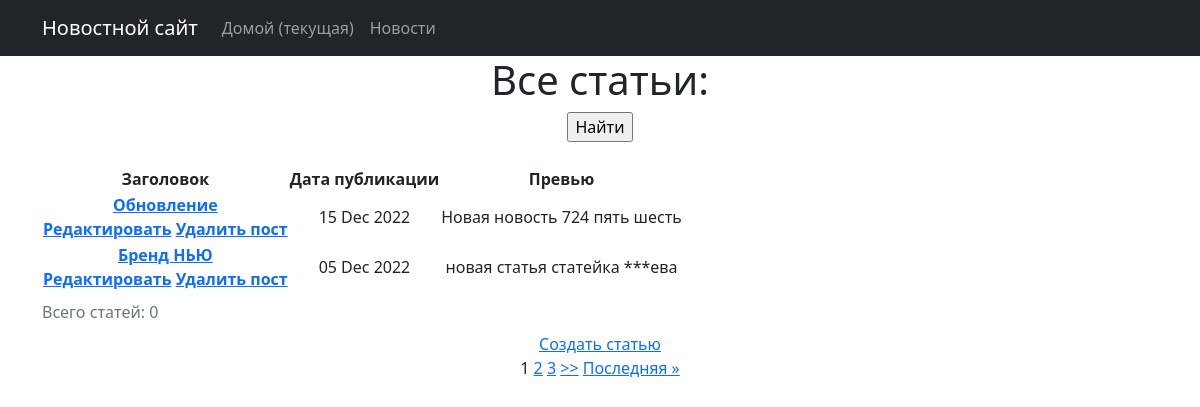
The app's page / (signed in) with its own data.
### news/models.py (models this page shows, shortened)
class Post(models.Model):
    author = models.ForeignKey(Author, on_delete=models.CASCADE)
    categoryType = models.CharField(max_length=7, choices=CATEGORY_CHOICES, default=ARTICLE)
    dateCreation = models.DateTimeField(auto_now_add=True, )
    postCategory = models.ManyToManyField(Category, through='PostCategory')
    title = models.CharField(max_length=128)
    text = models.TextField()
    rating = models.SmallIntegerField(default=0)
    class Meta:
        verbose_name = 'Статья'
        verbose_name_plural = 'Статьи'

### news/views.py (the view)
# urls.py: path('', Posts.as_view()),
class Posts(ListView):
    model = Post
    template_name = 'posts_search.html'
    context_object_name = 'posts'
    queryset = Post.objects.order_by('-dateCreation')
    paginate_by = 2
    def get_filter(self):
        return PostFilter(self.request.GET, queryset=super().get_queryset())
    def get_queryset(self):
        qs = self.get_filter().qs
        return qs
    def get_context_data(self, *, object_list=None, **kwargs):
        context = super().get_context_data(**kwargs)
        user = self.request.user
        limit = 3
        today = datetime.now()
        prev_day = today - timedelta(days=1)
        posts_day_count = Post.objects.filter(dateCreation__gte=prev_day, author__authorUser=user).count()
        context['posts_limit'] = limit <= posts_day_count
        return context

### news/templatetags/custom_filters.py (called while the page is built)
@register.filter(name='censor')
def censor(value):
    if not isinstance(value, str):
        raise ValueError(f'Тип данных{type(value)} нельзя проверить на цензуру')
    list_censor = [
        'хуй', 'хуи', 'хуя', 'бля', 'бляд', 'пизд', 'ебан', 'ебаны', 'сука',
    ]
    for word in list_censor:
        check = (value.lower()).find(word)
        while check != -1:
            len_ = len(word)
            value = value[:check] + '*' * len_ + value[check + len_:]
            check = (value.lower()).find(word)
    return value

@register.filter(name='is_filters_uses')
def is_filters_uses(value):
    filters_arg = value.find('&')
    if filters_arg != -1:
        is_first_list_now = value.find('?')
        if value[(is_first_list_now + 1): (is_first_list_now + 5)] == 'page':
            return value[filters_arg:]
        else:
            return ('&' + value[is_first_list_now + 1:])
    else:
        return ''

### news/templates/posts_search.html (shortened to what this page needs)
{% extends 'flatpages/default.html' %}
{% load custom_filters %}
{% load custom_tags %}
{% block content %}
    <h1>Все статьи:</h1>
    <form method="GET">
        <input type="submit" value="Найти">
    </form>
<br>
    <table>
        <caption>
            Всего статей: {{ filter.qs|length }}
        </caption>
        <thead>
        <tr>
            <th scope="col">Заголовок</th>
            <th scope="col">Дата публикации</th>
            <th scope="col">Превью</th>
        </tr>
        </thead>
        <tbody>
                {% for post in posts %}
                    <tr>
                        <th scope="row">
                            <a href="{% url 'post_detail' post.id %}">{{ post.title|censor }}</a>
                            <br>
                            <a href="{% url 'post_update' post.id %}">Редактировать</a>
                            <a href="{% url 'post_delete' post.id %}">Удалить пост</a>
                        </th>
                        <td>{{ post.dateCreation|date:"d M Y" }}</td>
                        <td>{{ post.text|truncatechars:50|censor }}</td>
                    </tr>
                {% endfor %}
        </tbody>
    </table>
<a href="{% url 'post_create' %}">Создать статью</a>
<br>
{% if is_paginated %}
        {% for num in page_obj.paginator.page_range %}
            {% if page_obj.number == num %}
                <a>{{ num }}</a>
            {% elif num > page_obj.number|add:'-3' and num < page_obj.number|add:'3' %}
                <a href="?page={{ num }}{{ request.get_full_path|is_filters_uses }}">{{ num }}</a>
            {% endif %}
        {% endfor %}
        {% if page_obj.has_next %}
            <a href="?page={{ page_obj.next_page_number }}{{ request.get_full_path|is_filters_uses }}">>></a>
            <a href="?page={{ page_obj.paginator.num_pages }}{{ request.get_full_path|is_filters_uses }}">Последняя &raquo;</a>
        {% endif %}
    {% endif %}
{% endblock content %}

### news/templates/flatpages/default.html (shortened to what this page needs)
<!DOCTYPE html>
<html lang="en">
{% load static %}
    <head>
        <link href="{% static 'css/styles.css' %}" rel="stylesheet" type='text/css'/>
    </head>
    <body>
        <nav class="navbar navbar-expand-lg navbar-dark bg-dark static-top">
            <div class="container">
                <a class="navbar-brand" href="/">Новостной сайт</a>
                    <div class="collapse navbar-collapse" id="navbarResponsive">
                        <ul class="navbar-nav ml-auto">
                            <li class="nav-item active">
                            <a class="nav-link" href="#">Домой
                             <span class="sr-only">(текущая)</span>
                             </a>
                            </li>
                                <li class="nav-item">
                                <a class="nav-link" href="/posts/">Новости</a>
                                </li>
           </ul>
         </div>
   </div>
</nav>
        <div class="container">
            <div class="row">
                <div class="col-lg-12 text-center">
                    {% block content %}{% endblock content %}
                </div>
            </div>
        </div>
    </body>
</html>

### records on screen
Post: title|censor "Обновление", dateCreation "15 Dec 2022", text|censor "Новая новость 724 пять шесть"
Post: title|censor "Бренд НЬЮ", dateCreation "05 Dec 2022", text|censor "новая статья статейка ***ева"

### other values on screen
{{ filter.qs|length }} "0"
{{ num }} "1"
{{ num }} "2" "3"
